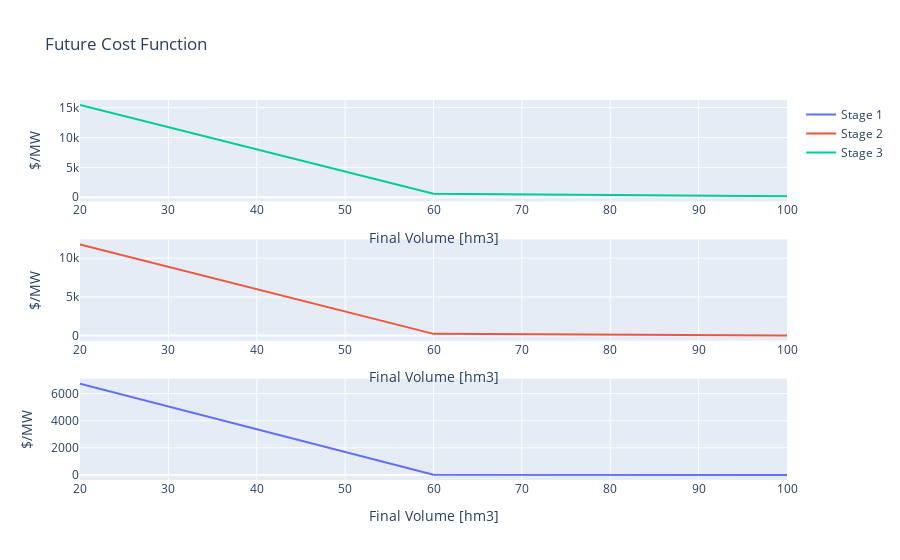

The cell this chart's notebook holds for it:
### Code cell
from itertools import product
import numpy as np

n_hgu = len(TestSystem.data['hydro-units'])
n_tgu = len(TestSystem.data['thermal-units'])

step = 100/(TestSystem.data['discretizations']-1)
discretizations = list(product(np.arange(0,100+step,step), repeat=n_hgu))

cuts = []
operation = []
for stage in range(TestSystem.data['stages'],0,-1):
    for discretization in discretizations:
        
        v_i = []
        # For Every Hydro Unit
        for i, hgu in enumerate(TestSystem.data['hydro-units']):
            v_i.append(hgu['v_min'] + (hgu['v_max']-hgu['v_min'])*discretization[i]/100)
        
        # For Every Scenario
        average = 0.
        avg_water_marginal_cost = [0 for _ in TestSystem.data["hydro-units"]]
        for scenario in range(TestSystem.data['scenarios']):
            inflow = []
            for i, hgu in enumerate(TestSystem.data['hydro-units']):
                inflow.append(hgu['inflow_scenarios'][stage-1][scenario])
            
            result = dispatch(TestSystem, v_i, inflow, cuts, stage+1)
            average += result["total_cost"]
            for i, hgu in enumerate(result["hydro_units"]):
                avg_water_marginal_cost[i] += hgu["water_marginal_cost"]

        # Calculating the average of the scenarios
        average = average/TestSystem.data['scenarios']
        coef_b = average
        for i, hgu in enumerate(result["hydro_units"]):
            # ! Invert the coeficient because of the minimization problem inverts the signal
            avg_water_marginal_cost[i] = - avg_water_marginal_cost[i]/TestSystem.data['scenarios']
            coef_b -= v_i[i]*avg_water_marginal_cost[i]
            
        cuts.append({"stage": stage, "coef_b": coef_b, "coefs": avg_water_marginal_cost})
        operation.append({'stage': stage, 'discretization': discretization[i], 'v_i': v_i[0], 'average_cost': round(average,2)})
operation_df = pd.DataFrame(operation)

if n_hgu == 1:
    plot_future_cost_function(operation=operation_df)

### Figure 1 — Plotly figure (JSON) as saved in the notebook; plotly's stock layout.template omitted (floating-point values rounded to 4 significant figures)
{"data": [{"mode": "lines", "name": "Stage 1", "type": "scatter", "x": [20, 60, 100], "xaxis": "x3", "y": [6725, 7.75, 0], "yaxis": "y3"}, {"mode": "lines", "name": "Stage 2", "type": "scatter", "x": [20, 60, 100], "xaxis": "x2", "y": [11790.0, 226.9, 0.62], "yaxis": "y2"}, {"mode": "lines", "name": "Stage 3", "type": "scatter", "x": [20, 60, 100], "xaxis": "x", "y": [15425, 576.3, 161.7], "yaxis": "y"}], "layout": {"autosize": true, "title": {"text": "Future Cost Function"}, "xaxis": {"anchor": "y", "autorange": true, "domain": [0, 1], "range": [20, 100], "title": {"text": "Final Volume [hm3]"}, "type": "linear"}, "xaxis2": {"anchor": "y2", "autorange": true, "domain": [0, 1], "range": [20, 100], "title": {"text": "Final Volume [hm3]"}, "type": "linear"}, "xaxis3": {"anchor": "y3", "autorange": true, "domain": [0, 1], "range": [20, 100], "title": {"text": "Final Volume [hm3]"}, "type": "linear"}, "yaxis": {"anchor": "x", "autorange": true, "domain": [0.7333, 1], "range": [-686.3, 16270.0], "title": {"text": "$/MW"}, "type": "linear"}, "yaxis2": {"anchor": "x2", "autorange": true, "domain": [0.3667, 0.6333], "range": [-654.2, 12440.0], "title": {"text": "$/MW"}, "type": "linear"}, "yaxis3": {"anchor": "x3", "autorange": true, "domain": [0, 0.2667], "range": [-373.6, 7099.0], "title": {"text": "$/MW"}, "type": "linear"}}}
